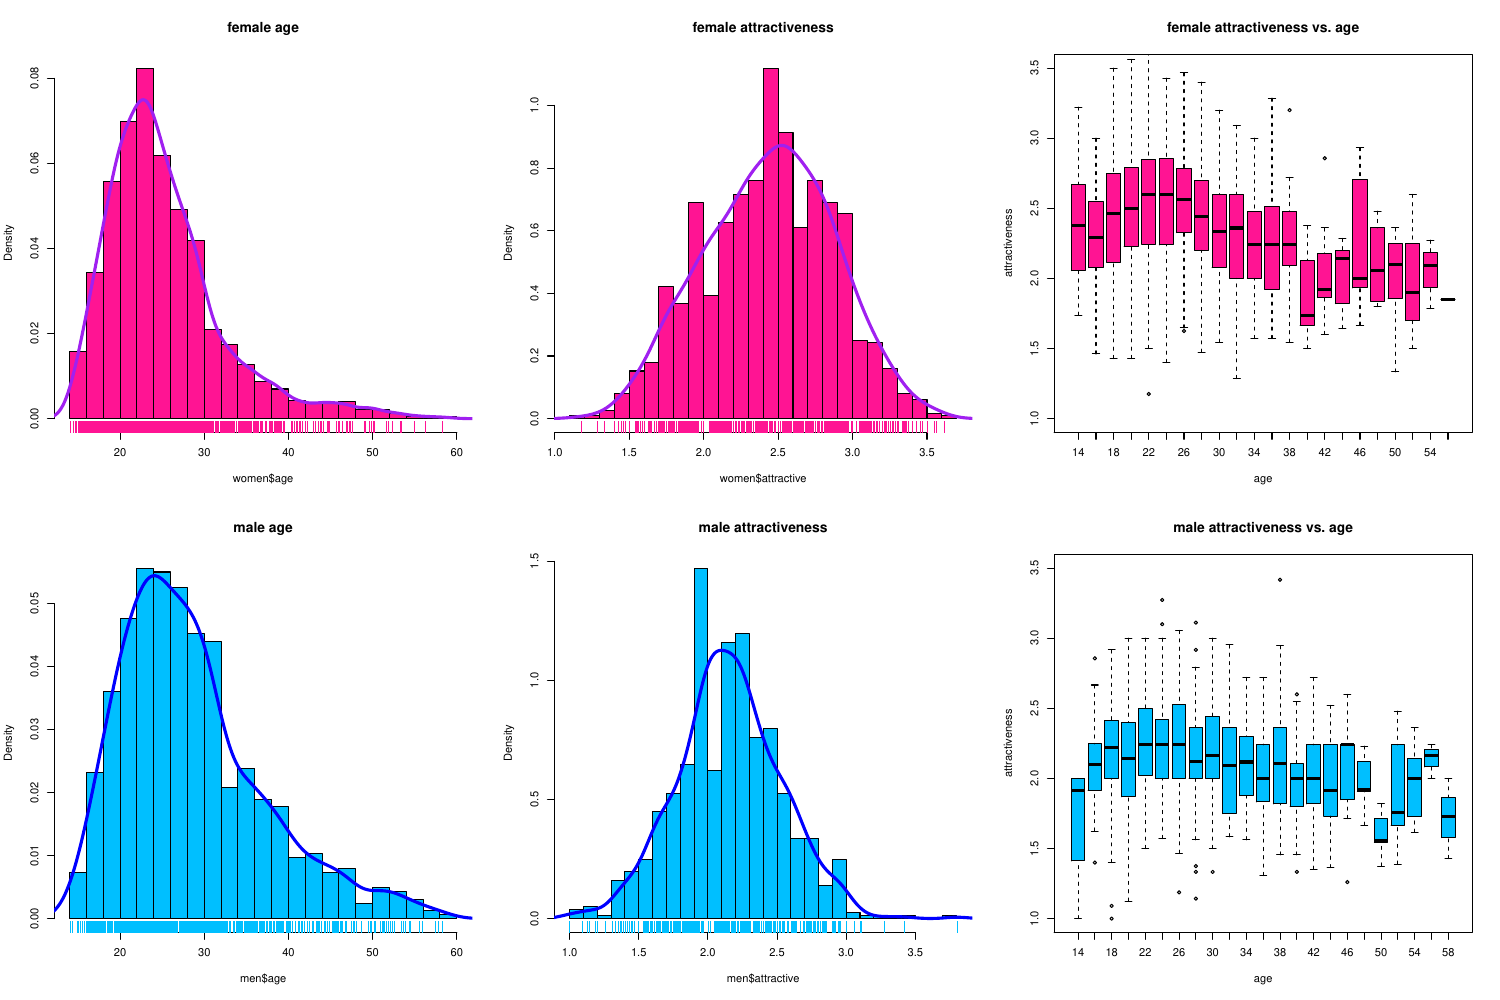

This chart was generated by the following R code:
d = read.csv("attractiveness_train.csv", header=TRUE)

pdf("age_vs_attractiveness.pdf", 15, 10)

men = d[which(( d$male) & (d$age>=14) & (d$age<=60)),];
women = d[which((!d$male) & (d$age>=14) & (d$age<=60)),];

opar = par( mfrow=c(2,3) );

hist(women$age, breaks=30, probability=TRUE, col="deeppink", main="female age")
rug(women$age, col="deeppink")
lines( density(women$age, na.rm=TRUE), col="purple", lwd=3 )

hist(women$attractive, breaks=20, probability=TRUE, col="deeppink", main="female attractiveness")
rug(women$attractive, col="deeppink")
lines( density(women$attractive, na.rm=TRUE), col="purple", lwd=3 )

women_age_2 = 2*round(women$age/2);
boxplot( women$attractive ~ women_age_2, ylim=c(1,3.5), col="deeppink",
	xlab="age", ylab="attractiveness", main="female attractiveness vs. age" );

hist(men$age, breaks=30, probability=TRUE, col="deepskyblue", main="male age")
rug(men$age, col="deepskyblue")
lines( density(men$age, na.rm=TRUE), col="blue", lwd=3 )

hist(men$attractive, breaks=20, probability=TRUE, col="deepskyblue", main="male attractiveness")
rug(men$attractive, col="deepskyblue")
lines( density(men$attractive, na.rm=TRUE), col="blue", lwd=3 )

men_age_2 = 2*round(men$age/2);
boxplot( men$attractive ~ men_age_2, ylim=c(1,3.5), col="deepskyblue",
	xlab="age", ylab="attractiveness", main="male attractiveness vs. age" );

par(opar)

dev.off()
